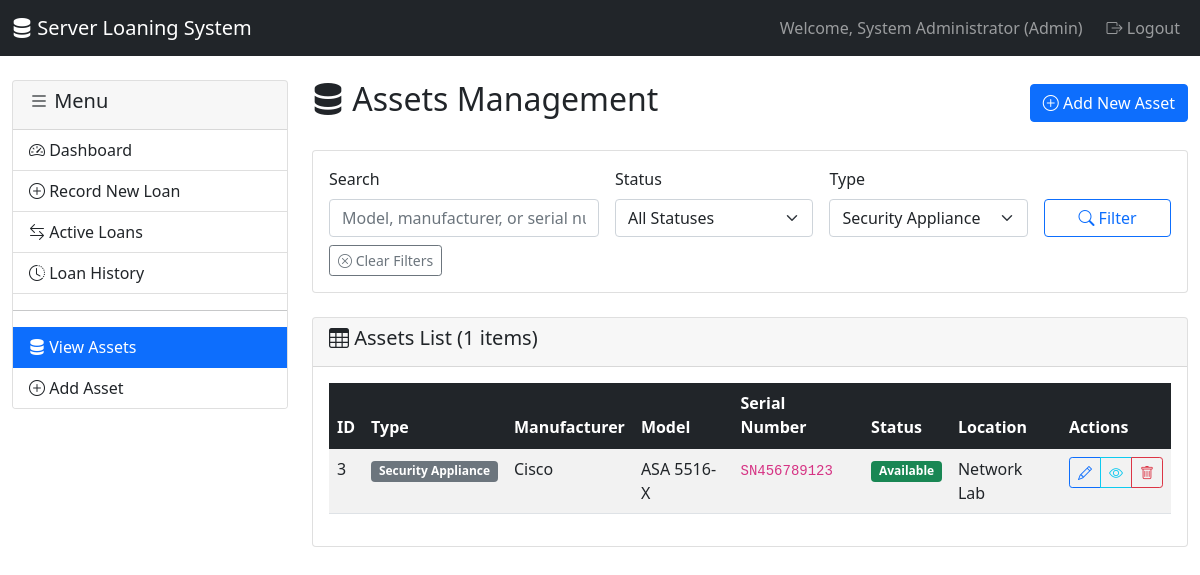
The page /admin/assets_list.php?type=Security Appliance (signed in) on the database its author committed.
### tables this page shows
CREATE TABLE assets (
    asset_id INT AUTO_INCREMENT PRIMARY KEY,
    asset_type ENUM('Server', 'Security Appliance', 'Network Device', 'Other') NOT NULL,
    manufacturer VARCHAR(100),
    model VARCHAR(100) NOT NULL,
    serial_number VARCHAR(100) UNIQUE,
    specifications TEXT,
    status ENUM('Available', 'On Loan', 'Maintenance', 'Retired') DEFAULT 'Available',
    location VARCHAR(200),
    notes TEXT,
    created_at TIMESTAMP DEFAULT CURRENT_TIMESTAMP,
    updated_at TIMESTAMP DEFAULT CURRENT_TIMESTAMP ON UPDATE CURRENT_TIMESTAMP
);

### auth/check_auth.php (called while the page is built, shortened)
<?php
function getCurrentUserName() {
    return isset($_SESSION['full_name']) ? $_SESSION['full_name'] : $_SESSION['username'];
}
?>

### admin/assets_list.php (the view, shortened to what this page needs)
<?php
require_once '../auth/check_auth.php';
require_once '../config/db_config.php';
$search_term = '';
$status_filter = '';
$type_filter = '';
if (isset($_GET['type'])) {
    $type_filter = $_GET['type'];
}
$query = "SELECT * FROM assets WHERE 1=1";
$params = [];
$types = "";
if (!empty($type_filter)) {
    $query .= " AND asset_type = ?";
    $params[] = $type_filter;
    $types .= "s";
}
$query .= " ORDER BY created_at DESC";
if (!empty($params)) {
    $stmt = $conn->prepare($query);
    $stmt->bind_param($types, ...$params);
    $stmt->execute();
    $result = $stmt->get_result();
} else {
    $result = $conn->query($query);
}
?>
<!DOCTYPE html>
<html lang="en">
<head>
    <link href="https://cdn.jsdelivr.net/npm/bootstrap@5.1.3/dist/css/bootstrap.min.css" rel="stylesheet">
    <link href="https://cdn.jsdelivr.net/npm/bootstrap-icons@1.7.2/font/bootstrap-icons.css" rel="stylesheet">
</head>
<body>
    <nav class="navbar navbar-expand-lg navbar-dark bg-dark">
        <div class="container-fluid">
            <a class="navbar-brand" href="dashboard.php">
                <i class="bi bi-server"></i> Server Loaning System
            </a>
            <div class="navbar-nav ms-auto">
                <span class="navbar-text me-3">
                    Welcome, <?php echo getCurrentUserName(); ?> (Admin)
                </span>
                <a class="nav-link" href="../auth/logout.php">
                    <i class="bi bi-box-arrow-right"></i> Logout
                </a>
            </div>
        </div>
    </nav>
    <div class="container-fluid mt-4">
        <div class="row">
            <div class="col-md-3">
                <div class="card">
                    <div class="card-header">
                        <h5><i class="bi bi-list"></i> Menu</h5>
                    </div>
                    <div class="list-group list-group-flush">
                        <a href="dashboard.php" class="list-group-item list-group-item-action">
                            <i class="bi bi-speedometer2"></i> Dashboard
                        </a>
                        <a href="loan_record.php" class="list-group-item list-group-item-action">
                            <i class="bi bi-plus-circle"></i> Record New Loan
                        </a>
                        <a href="loans_active.php" class="list-group-item list-group-item-action">
                            <i class="bi bi-arrow-left-right"></i> Active Loans
                        </a>
                        <a href="loans_history.php" class="list-group-item list-group-item-action">
                            <i class="bi bi-clock-history"></i> Loan History
                        </a>
                        <hr>
                        <a href="assets_list.php" class="list-group-item list-group-item-action active">
                            <i class="bi bi-server"></i> View Assets
                        </a>
                        <a href="asset_add.php" class="list-group-item list-group-item-action">
                            <i class="bi bi-plus-circle"></i> Add Asset
                        </a>
                    </div>
                </div>
            </div>
            <div class="col-md-9">
                <div class="d-flex justify-content-between align-items-center mb-4">
                    <h2><i class="bi bi-server"></i> Assets Management</h2>
                    <a href="asset_add.php" class="btn btn-primary">
                        <i class="bi bi-plus-circle"></i> Add New Asset
                    </a>
                </div>
                <div class="card mb-4">
                    <div class="card-body">
                        <form method="GET" class="row g-3">
                            <div class="col-md-4">
                                <label for="search" class="form-label">Search</label>
                                <input type="text" class="form-control" id="search" name="search"
                                       placeholder="Model, manufacturer, or serial number"
                                       value="<?php echo htmlspecialchars($search_term); ?>">
                            </div>
                            <div class="col-md-3">
                                <label for="status" class="form-label">Status</label>
                                <select class="form-select" id="status" name="status">
                                    <option value="">All Statuses</option>
                                </select>
                            </div>
                            <div class="col-md-3">
                                <label for="type" class="form-label">Type</label>
                                <select class="form-select" id="type" name="type">
                                    <option value="Security Appliance" <?php echo $type_filter === 'Security Appliance' ? 'selected' : ''; ?>>Security Appliance</option>
                                </select>
                            </div>
                            <div class="col-md-2">
                                <label class="form-label">&nbsp;</label>
                                <div class="d-grid">
                                    <button type="submit" class="btn btn-outline-primary">
                                        <i class="bi bi-search"></i> Filter
                                    </button>
                                </div>
                            </div>
                        </form>
                        <?php if (!empty($search_term) || !empty($status_filter) || !empty($type_filter)): ?>
                        <div class="mt-2">
                            <a href="assets_list.php" class="btn btn-sm btn-outline-secondary">
                                <i class="bi bi-x-circle"></i> Clear Filters
                            </a>
                        </div>
                        <?php endif; ?>
                    </div>
                </div>
                <div class="card">
                    <div class="card-header">
                        <h5><i class="bi bi-table"></i> Assets List (<?php echo $result->num_rows; ?> items)</h5>
                    </div>
                    <div class="card-body">
                        <?php if ($result->num_rows > 0): ?>
                        <div class="table-responsive">
                            <table class="table table-striped table-hover">
                                <thead class="table-dark">
                                    <tr>
                                        <th>ID</th>
                                        <th>Type</th>
                                        <th>Manufacturer</th>
                                        <th>Model</th>
                                        <th>Serial Number</th>
                                        <th>Status</th>
                                        <th>Location</th>
                                        <th>Actions</th>
                                    </tr>
                                </thead>
                                <tbody>
                                    <?php while ($asset = $result->fetch_assoc()): ?>
                                    <tr>
                                        <td><?php echo $asset['asset_id']; ?></td>
                                        <td>
                                            <span class="badge bg-secondary">
                                                <?php echo htmlspecialchars($asset['asset_type']); ?>
                                            </span>
                                        </td>
                                        <td><?php echo htmlspecialchars($asset['manufacturer']); ?></td>
                                        <td><?php echo htmlspecialchars($asset['model']); ?></td>
                                        <td>
                                            <code><?php echo htmlspecialchars($asset['serial_number']); ?></code>
                                        </td>
                                        <td>
                                            <?php
                                            $status_class = '';
                                            switch($asset['status']) {
                                                case 'Available': $status_class = 'bg-success'; break;
                                            }
                                            ?>
                                            <span class="badge <?php echo $status_class; ?>">
                                                <?php echo htmlspecialchars($asset['status']); ?>
                                            </span>
                                        </td>
                                        <td><?php echo htmlspecialchars($asset['location']); ?></td>
                                        <td>
                                            <div class="btn-group btn-group-sm" role="group">
                                                <a href="asset_edit.php?id=<?php echo $asset['asset_id']; ?>"
                                                   class="btn btn-outline-primary" title="Edit">
                                                    <i class="bi bi-pencil"></i>
                                                </a>
                                                <a href="asset_view.php?id=<?php echo $asset['asset_id']; ?>"
                                                   class="btn btn-outline-info" title="View Details">
                                                    <i class="bi bi-eye"></i>
                                                </a>
                                                <button type="button" class="btn btn-outline-danger"
                                                        onclick="confirmDelete(<?php echo $asset['asset_id']; ?>)" title="Delete">
                                                    <i class="bi bi-trash"></i>
                                                </button>
                                            </div>
                                        </td>
                                    </tr>
                                    <?php endwhile; ?>
                                </tbody>
                            </table>
                        </div>
                        <?php endif; ?>
                    </div>
                </div>
            </div>
        </div>
    </div>
</body>
</html>

### rows shown on the page
assets: asset_id "3", asset_type "Security Appliance", manufacturer "Cisco", model "ASA 5516-X", serial_number "SN456789123", status "Available", location "Network Lab"

### other values the page prints
getCurrentUserName() "System Administrator"
$result->num_rows "1"
